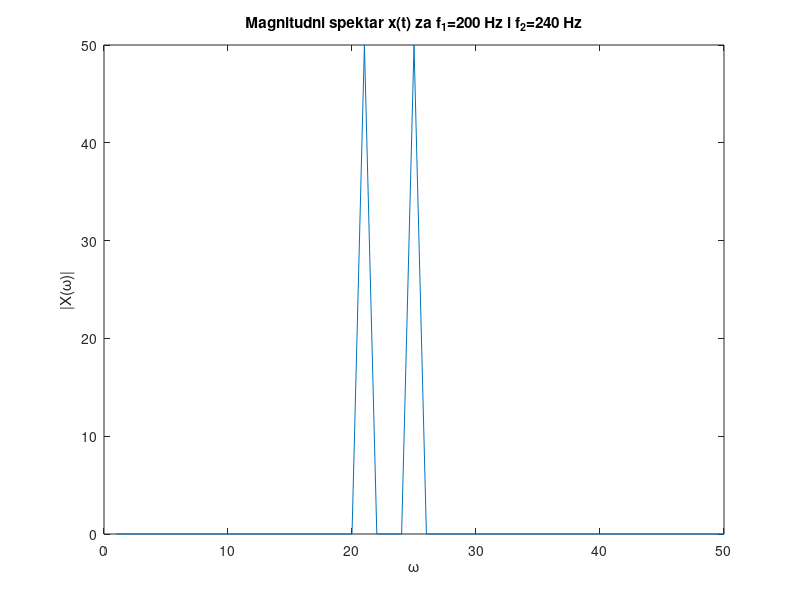
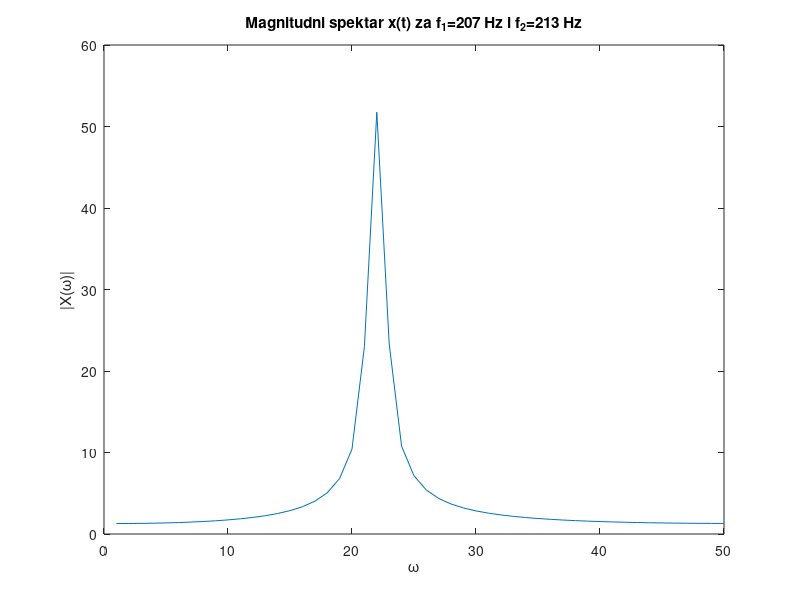

These charts were generated, in order, by the following MATLAB code:
clear all; %praznjenje memorije(brisanje varijabli iz workspace-a)
t = 0: 0.001: 99*0.001; %definiranje vremenskog intervala i broja uzoraka

f1=200; %definiranje frekvencije f1
f2=240; %definiranje frekvencije f2

x1 = cos(2*pi*f1*t) + cos(2*pi*f2*t); %definiranje signala x1
X1 = fft(x1); %definiranje DFT-a
figure(1); %stvaranje slike za x1
plot(abs(X1(1:50))); %stvaranje grafa za magnitudni spektar

title('Magnitudni spektar x(t) za f_1=200 Hz i f_2=240 Hz') %naslov slike
xlabel('\omega') %naziv apscise
ylabel('|X(\omega)|') %naziv ordinate


f3=207; %definiranje frekvencije f3
f4=213; %definiranje frekvencije f4
x2 = cos(2*pi*f3*t) + cos(2*pi*f4*t); %definiranje signala x2(isti kao i x1,samo se koriste razlicite frekvencije)
X2 = fft(x2); %definiranje DFT-a
figure(2); %stvaranje slike za x2
plot(abs(X2(1:50))); %stvaranje grafa za magnitudni spektar

title('Magnitudni spektar x(t) za f_1=207 Hz i f_2=213 Hz') %naslov slike
xlabel('\omega') %naslov apscise
ylabel('|X(\omega)|') %naslov ordinate

